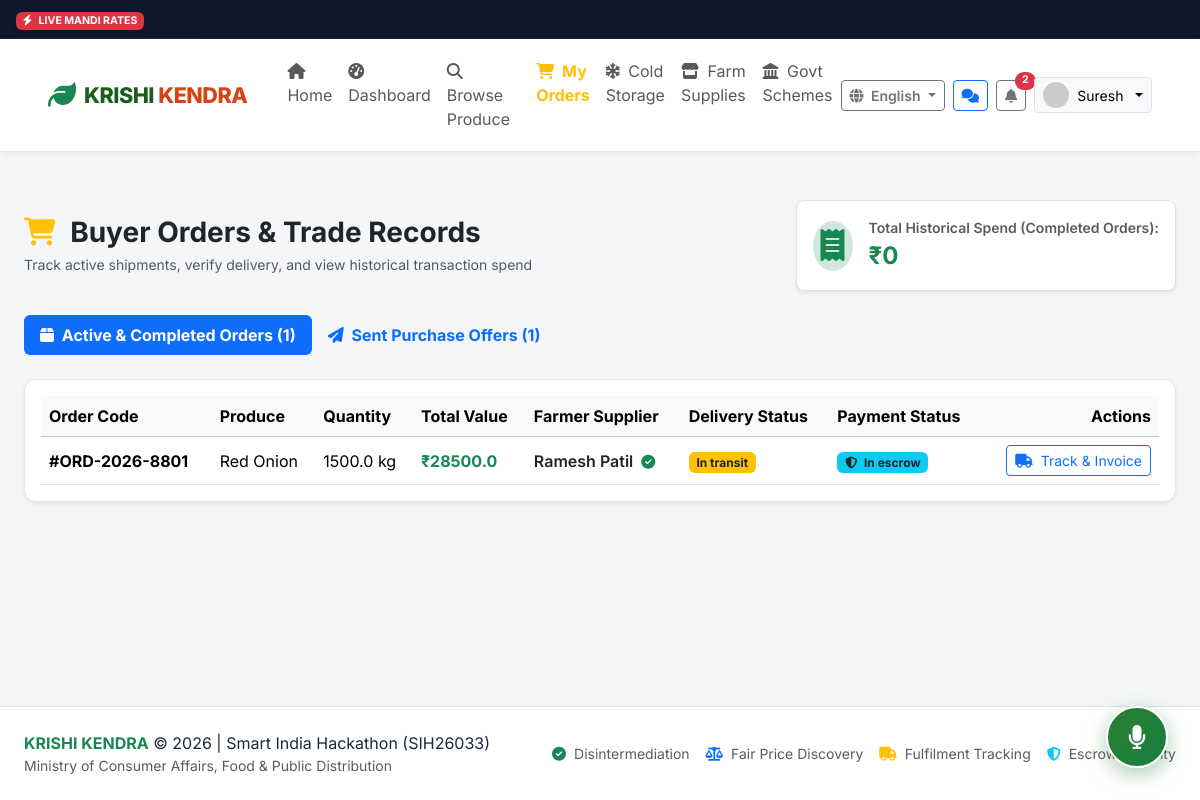
The app's page /buyer/orders (signed in) with its own data.
### app/models.py (models this page shows, shortened)
class User(db.Model):
    __tablename__ = 'users'
    id = db.Column(db.Integer, primary_key=True)
    custom_id = db.Column(db.String(32), unique=True, nullable=False, index=True) # e.g. FK-2026-1001, BK-2026-2001, ADM-001
    phone = db.Column(db.String(15), unique=True, nullable=False, index=True)
    password_hash = db.Column(db.String(255), nullable=True)
    role = db.Column(db.String(20), nullable=False, default='farmer') # farmer, buyer, admin
    name = db.Column(db.String(120), nullable=False)
    profile_image = db.Column(db.String(255), default='default_avatar.png')
    preferred_language = db.Column(db.String(10), default='en') # en, hi, mr, ta, te
    is_verified = db.Column(db.Boolean, default=False)
    verification_status = db.Column(db.String(20), default='none') # none, pending, approved, rejected
    gov_id_type = db.Column(db.String(50), nullable=True) # Aadhaar, Voter Card, Kisan Credit Card
    gov_id_masked = db.Column(db.String(50), nullable=True) # e.g. "XXXX-XXXX-1234" (Never store full plaintext)
    verification_doc = db.Column(db.String(255), nullable=True)
    verification_rejection_reason = db.Column(db.String(255), nullable=True)
    is_active = db.Column(db.Boolean, default=True)
    created_at = db.Column(db.DateTime, default=datetime.utcnow)
    updated_at = db.Column(db.DateTime, default=datetime.utcnow, onupdate=datetime.utcnow)
    farmer_profile = db.relationship('FarmerProfile', backref='user', uselist=False, cascade='all, delete-orphan')
    buyer_profile = db.relationship('BuyerProfile', backref='user', uselist=False, cascade='all, delete-orphan')
    inventories = db.relationship('Inventory', backref='farmer', lazy='dynamic', cascade='all, delete-orphan')
    requirements = db.relationship('Requirement', backref='buyer', lazy='dynamic', cascade='all, delete-orphan')
    notifications = db.relationship('Notification', backref='user', lazy='dynamic', cascade='all, delete-orphan')

class Order(db.Model):
    __tablename__ = 'orders'
    id = db.Column(db.Integer, primary_key=True)
    order_code = db.Column(db.String(32), unique=True, nullable=False, index=True) # e.g. ORD-2026-8801
    offer_id = db.Column(db.Integer, db.ForeignKey('offers.id', ondelete='SET NULL'), nullable=True)
    buyer_id = db.Column(db.Integer, db.ForeignKey('users.id'), nullable=False)
    farmer_id = db.Column(db.Integer, db.ForeignKey('users.id'), nullable=False)
    product_name = db.Column(db.String(100), nullable=False)
    quantity = db.Column(db.Float, nullable=False)
    unit = db.Column(db.String(20), default='kg')
    agreed_price_per_unit = db.Column(db.Float, nullable=False)
    total_amount = db.Column(db.Float, nullable=False)
    delivery_address = db.Column(db.String(255), nullable=False)
    delivery_date = db.Column(db.String(30), default='')
    status = db.Column(db.String(30), default='confirmed')
    payment_status = db.Column(db.String(30), default='in_escrow') # pending, in_escrow, released, completed
    created_at = db.Column(db.DateTime, default=datetime.utcnow)
    updated_at = db.Column(db.DateTime, default=datetime.utcnow, onupdate=datetime.utcnow)
    buyer = db.relationship('User', foreign_keys=[buyer_id], backref='buyer_orders')
    farmer = db.relationship('User', foreign_keys=[farmer_id], backref='farmer_orders')
    delivery = db.relationship('Delivery', backref='order', uselist=False, cascade='all, delete-orphan')

### app/routes/buyer.py (the view)
@buyer_bp.route('/orders')
@buyer_required
def orders():
    user = g.user
    my_orders = Order.query.filter_by(buyer_id=user.id).order_by(Order.created_at.desc()).all()
    my_offers = Offer.query.filter_by(buyer_id=user.id).order_by(Offer.created_at.desc()).all()
    completed_orders = [o for o in my_orders if o.status == 'completed']
    total_historical_spend = sum(o.total_amount for o in completed_orders)
    return render_template(
        'buyer/orders.html',
        user=user,
        orders=my_orders,
        offers=my_offers,
        total_historical_spend=round(total_historical_spend, 2)
    )

### app/templates/buyer/orders.html (shortened to what this page needs)
{% extends "base.html" %}
{% block content %}
<div class="container-fluid px-lg-4 py-3">
  <div class="d-flex flex-column flex-md-row justify-content-between align-items-md-center gap-3 mb-4">
    <div>
      <h3 class="fw-bold text-dark mb-1"><i class="fas fa-shopping-cart text-warning me-2"></i> Buyer Orders & Trade Records</h3>
      <p class="text-muted small mb-0">Track active shipments, verify delivery, and view historical transaction spend</p>
    </div>
    <div class="p-3 bg-white rounded-3 border shadow-sm d-flex align-items-center gap-3">
      <div class="p-2 rounded-circle bg-success-subtle text-success">
        <i class="fas fa-receipt fa-2x"></i>
      </div>
      <div>
        <small class="text-muted d-block fw-semibold">Total Historical Spend (Completed Orders):</small>
        <strong class="fs-4 text-success">₹{{ total_historical_spend }}</strong>
      </div>
    </div>
  </div>
  <ul class="nav nav-pills mb-4" id="buyerOrderTabs" role="tablist">
    <li class="nav-item">
      <button class="nav-link active fw-bold" id="orders-tab" data-bs-toggle="pill" data-bs-target="#buyerOrdersTabContent">
        <i class="fas fa-box me-1"></i> Active & Completed Orders ({{ orders|length }})
      </button>
    </li>
    <li class="nav-item">
      <button class="nav-link fw-bold" id="offers-tab" data-bs-toggle="pill" data-bs-target="#buyerOffersTabContent">
        <i class="fas fa-paper-plane me-1"></i> Sent Purchase Offers ({{ offers|length }})
      </button>
    </li>
  </ul>
  <div class="tab-content">
    <div class="tab-pane fade show active" id="buyerOrdersTabContent">
      {% if orders %}
        <div class="table-responsive k-card p-3 shadow-sm">
          <table class="table table-hover align-middle mb-0">
            <thead class="table-light">
              <tr>
                <th>Order Code</th>
                <th>Produce</th>
                <th>Quantity</th>
                <th>Total Value</th>
                <th>Farmer Supplier</th>
                <th>Delivery Status</th>
                <th>Payment Status</th>
                <th class="text-end">Actions</th>
              </tr>
            </thead>
            <tbody>
              {% for o in orders %}
              <tr>
                <td><strong>#{{ o.order_code }}</strong></td>
                <td>{{ o.product_name }}</td>
                <td>{{ o.quantity }} {{ o.unit }}</td>
                <td class="fw-bold text-success">₹{{ o.total_amount }}</td>
                <td>
                  <a href="#" class="text-decoration-none trigger-profile-popup fw-semibold text-dark" data-user-id="{{ o.farmer.id }}">
                    {{ o.farmer.name }}
                  </a>
                  {% if o.farmer.is_verified %}
                    <i class="fas fa-check-circle text-success small ms-1" title="Verified Farmer"></i>
                  {% endif %}
                </td>
                <td>
                  <span class="badge {% if o.status == 'completed' or o.status == 'delivered' %}bg-success{% elif o.status == 'in_transit' %}bg-warning text-dark{% else %}bg-primary{% endif %}">
                    {{ o.status.replace('_', ' ').capitalize() }}
                  </span>
                </td>
                <td>
                  <span class="badge {% if o.payment_status == 'completed' or o.payment_status == 'released' %}bg-success{% else %}bg-info text-dark{% endif %}">
                    <i class="fas fa-shield-alt me-1"></i> {{ o.payment_status.replace('_', ' ').capitalize() }}
                  </span>
                </td>
                <td class="text-end">
                  <a href="{{ url_for('orders.view_order', order_id=o.id) }}" class="btn btn-sm btn-outline-primary">
                    <i class="fas fa-truck me-1"></i> Track & Invoice
                  </a>
                </td>
              </tr>
              {% endfor %}
            </tbody>
          </table>
        </div>
      {% endif %}
    </div>
  </div>
</div>
{% endblock %}

### app/templates/base.html (shortened to what this page needs)
<!DOCTYPE html>
<html lang="{{ current_lang }}">
<head>
  <link href="https://cdn.jsdelivr.net/npm/bootstrap@5.3.3/dist/css/bootstrap.min.css" rel="stylesheet">
  <link rel="stylesheet" href="https://cdnjs.cloudflare.com/ajax/libs/font-awesome/6.5.1/css/all.min.css">
  <link rel="stylesheet" href="{{ url_for('static', filename='css/style.css') }}">
</head>
<body class="{% if current_user and current_user.role == 'farmer' %}theme-farmer{% elif current_user and current_user.role == 'buyer' %}theme-buyer{% elif current_user and current_user.role == 'admin' %}theme-admin{% endif %}">
  <div class="mandi-ticker">
    <div class="mandi-ticker-badge">
      <span class="badge bg-danger shadow-sm"><i class="fas fa-bolt me-1"></i> LIVE MANDI RATES</span>
    </div>
    <div class="mandi-ticker-track">
      <div class="ticker-wrap">
      </div>
    </div>
  </div>
  <nav class="navbar navbar-expand-lg navbar-krishi sticky-top">
    <div class="container-fluid px-lg-4">
      <a class="navbar-brand d-flex align-items-center" href="{{ url_for('main.index') }}">
        <i class="fas fa-leaf text-success fs-3 me-2"></i>
        <div class="brand-title">
          KRISHI <span>KENDRA</span>
        </div>
      </a>
      <div class="collapse navbar-collapse" id="navbarKrishiContent">
        <ul class="navbar-nav me-auto mb-2 mb-lg-0 ms-lg-3">
          <li class="nav-item">
            <a class="nav-link {% if request.endpoint == 'main.index' %}active fw-bold{% endif %}" href="{{ url_for('main.index') }}"><i class="fas fa-home me-1"></i> <span data-i18n="nav_home">Home</span></a>
          </li>
          {% if current_user %}
            {% if current_user.role == 'farmer' %}
              <li class="nav-item">
                <a class="nav-link {% if request.endpoint == 'farmer.dashboard' %}active text-success fw-bold{% endif %}" href="{{ url_for('farmer.dashboard') }}"><i class="fas fa-tachometer-alt me-1"></i> <span data-i18n="nav_dashboard">Dashboard</span></a>
              </li>
              <li class="nav-item">
                <a class="nav-link {% if request.endpoint == 'farmer.inventory' or request.endpoint == 'farmer.add_produce' %}active text-success fw-bold{% endif %}" href="{{ url_for('farmer.inventory') }}"><i class="fas fa-boxes me-1"></i> <span data-i18n="nav_inventory">My Inventory</span></a>
              </li>
              <li class="nav-item">
                <a class="nav-link {% if request.endpoint == 'farmer.orders' %}active text-success fw-bold{% endif %}" href="{{ url_for('farmer.orders') }}"><i class="fas fa-handshake me-1"></i> <span data-i18n="nav_orders">Orders</span></a>
              </li>
            {% elif current_user.role == 'buyer' %}
              <li class="nav-item">
                <a class="nav-link " href="{{ url_for('buyer.dashboard') }}"><i class="fas fa-tachometer-alt me-1"></i> <span data-i18n="nav_dashboard"></span></a>
              </li>
              <li class="nav-item">
                <a class="nav-link {% if request.endpoint == 'buyer.browse' %}active text-warning fw-bold{% endif %}" href="{{ url_for('buyer.browse') }}"><i class="fas fa-search me-1"></i> Browse Produce</a>
              </li>
              <li class="nav-item">
                <a class="nav-link {% if request.endpoint == 'buyer.orders' %}active text-warning fw-bold{% endif %}" href="{{ url_for('buyer.orders') }}"><i class="fas fa-shopping-cart me-1"></i> My Orders</a>
              </li>
            {% elif current_user.role == 'admin' %}
              <li class="nav-item">
                <a class="nav-link {% if 'admin.' in (request.endpoint or '') %}active text-primary fw-bold{% endif %}" href="{{ url_for('admin.dashboard') }}"><i class="fas fa-shield-alt me-1"></i> Admin Portal</a>
              </li>
            {% endif %}
          {% endif %}
          <li class="nav-item">
            <a class="nav-link " href="{{ url_for('cold_storage.index') }}"><i class="fas fa-snowflake me-1"></i> <span data-i18n="nav_cold_storage"></span></a>
          </li>
          <li class="nav-item">
            <a class="nav-link " href="{{ url_for('marketplace.index') }}"><i class="fas fa-store me-1"></i> <span data-i18n="nav_marketplace"></span></a>
          </li>
          <li class="nav-item">
            <a class="nav-link {% if 'schemes.' in (request.endpoint or '') %}active fw-bold{% endif %}" href="{{ url_for('schemes.index') }}"><i class="fas fa-landmark me-1"></i> <span data-i18n="nav_schemes">Govt Schemes</span></a>
          </li>
        </ul>
        <div class="d-flex align-items-center gap-2">
          <div class="dropdown">
            <button class="btn btn-sm btn-outline-secondary dropdown-toggle fw-semibold" type="button" data-bs-toggle="dropdown">
              <i class="fas fa-globe me-1"></i> {{ available_languages.get(current_lang, 'Language') }}
            </button>
          </div>
          {% if current_user %}
            <a href="{{ url_for('chat.chat_list') }}" class="btn btn-sm btn-outline-primary position-relative" title="Conversations & Offers">
              <i class="fas fa-comments"></i>
            </a>
            <div class="dropdown">
              <button class="btn btn-sm btn-outline-secondary position-relative" type="button" data-bs-toggle="dropdown" title="Notifications">
                <i class="fas fa-bell"></i>
                {% if unread_notifications_count > 0 %}
                  <span class="position-absolute top-0 start-100 translate-middle badge rounded-pill bg-danger">
                    {{ unread_notifications_count }}
                  </span>
                {% endif %}
              </button>
            </div>
            <div class="dropdown">
              <button class="btn btn-sm btn-light border dropdown-toggle d-flex align-items-center gap-2" type="button" data-bs-toggle="dropdown">
                <img src="{% if current_user.profile_image and current_user.profile_image != 'default_avatar.png' %}{{ url_for('static', filename='uploads/' + current_user.profile_image) }}{% else %}https://ui-avatars.com/api/?name={{ current_user.name }}&background=2e7d32&color=fff{% endif %}" alt="Avatar" class="rounded-circle" width="26" height="26">
                <span>{{ current_user.name.split()[0] }}</span>
              </button>
            </div>
          {% endif %}
        </div>
      </div>
    </div>
  </nav>
  <main class="py-3">
    {% block content %}{% endblock %}
  </main>
  <div class="voice-assistant-fab" id="voiceAssistantFab" title="Click to speak or chat with Krishi Mitra AI Copilot">
    <i class="fas fa-microphone fs-4"></i>
  </div>
  <footer class="bg-white border-top py-4 mt-5">
    <div class="container-fluid px-lg-4 d-flex flex-column flex-md-row justify-content-between align-items-center gap-3">
      <div>
        <span class="fw-bold text-success">KRISHI KENDRA</span> &copy; 2026 | Smart India Hackathon (SIH26033)
        <div class="text-muted small">Ministry of Consumer Affairs, Food & Public Distribution</div>
      </div>
      <div class="d-flex gap-3 small text-muted">
        <span><i class="fas fa-check-circle text-success me-1"></i> Disintermediation</span>
        <span><i class="fas fa-balance-scale text-primary me-1"></i> Fair Price Discovery</span>
        <span><i class="fas fa-truck text-warning me-1"></i> Fulfilment Tracking</span>
        <span><i class="fas fa-shield-alt text-info me-1"></i> Escrow Security</span>
      </div>
    </div>
  </footer>
</body>
</html>

### records on screen
User: name "Suresh"
Order: order_code "ORD-2026-8801", product_name "Red Onion", quantity "1500.0", unit "kg", total_amount "28500.0", farmer.name "Ramesh Patil", status.replace "In transit", payment_status.replace "In escrow"

### other values on screen
{{ available_languages.get(current_lang, 'Language') }} "English"
{{ unread_notifications_count }} "2"
{{ total_historical_spend }} "0"
{{ orders|length }} "1"
{{ offers|length }} "1"
